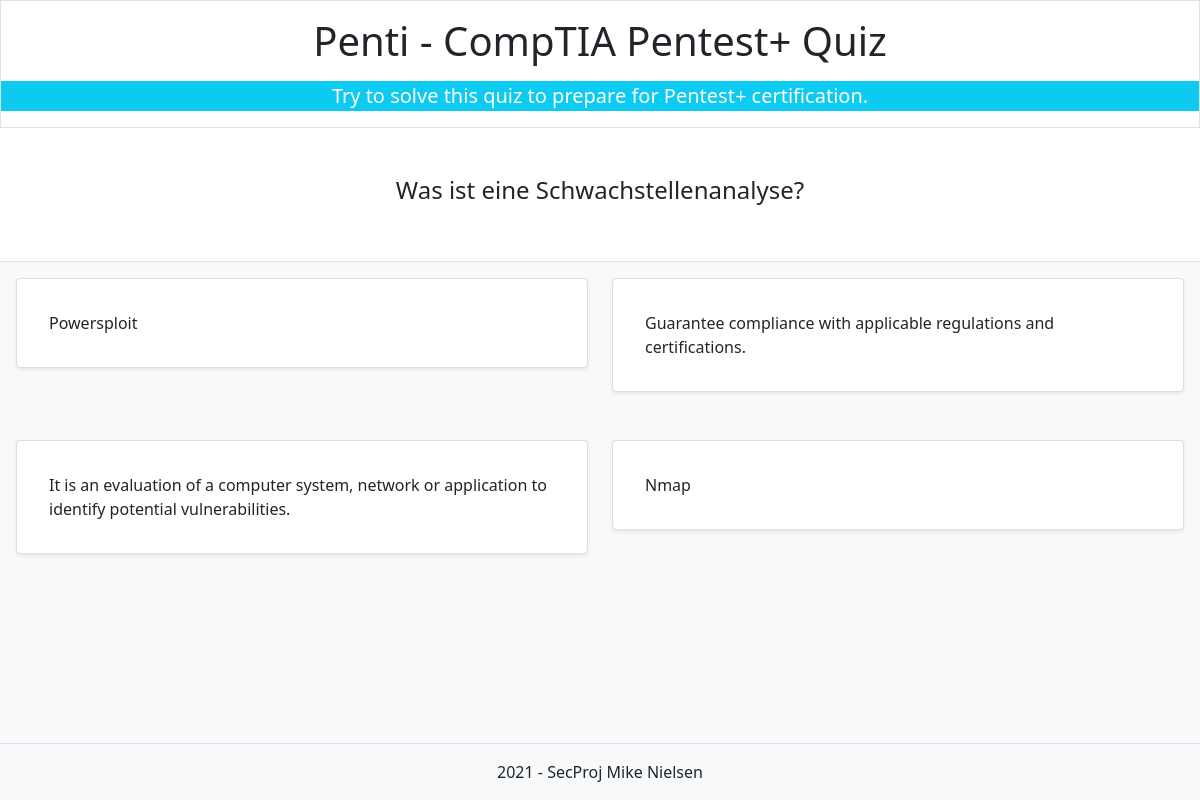
The page / on the database its author committed.
### tables this page shows
CREATE TABLE "catalog" (
	"id"	INTEGER,
	"category"	TEXT,
	"question"	TEXT,
	"answer"	TEXT
);

### app.py (the view)
@app.route('/')
def index():
    results = query_db("select id, question, answer from catalog ORDER BY RANDOM() LIMIT 4")
    question = results[0]['question']
    db_id = results[0]['id']
    answers = list()
    for entry in results:
        answers.append(entry['answer'])
    random.shuffle(answers)
    return render_template("index.html", id=db_id, question=question, answers=answers)

### app.py (called while the page is built)
def query_db(query, args=(), one=False):
    con = get_db()
    con.row_factory = dict_factory
    cur = con.execute(query, args)
    rv = cur.fetchall()
    cur.close()
    return (rv[0] if rv else None) if one else rv

def dict_factory(cursor, row):
    d = {}
    for idx, col in enumerate(cursor.description):
        d[col[0]] = row[idx]
    return d

@app.teardown_appcontext
def close_connection(exception):
    db = getattr(g, '_database', None)
    if db is not None:
        db.close()

def get_db():
    db = getattr(g, '_database', None)
    if db is None:
        db = g._database = sqlite3.connect(DATABASE)
    return db

### templates/index.html (shortened to what this page needs)
<!DOCTYPE html>
<html lang="en">
<head>
    <link href="{{ url_for('static', filename='bootstrap-5.1.3.min.css') }}" rel="stylesheet">
</head>
<body class="d-flex flex-column min-vh-100 bg-light">
    <header class="bg-white">
        <div class="w-100 container-fluid border bg-white p-0">
            <p class="align-self-center">
                <h1 class="text-center">Penti - CompTIA Pentest+ Quiz</h1>
            </p>
            <blockquote class="blockquote text-center bg-info w-100">
                <p class="mb-0 text-white">Try to solve this quiz to prepare for Pentest+ certification.</p>
            </blockquote>
        </div>
    </header>
    <content class="p-0 m-0">
        <div class="container-fluid m-t p-0 border-bottom bg-white">
            <h4 class="text-center p-5">{{ question }}</h4>
        </div>
        <div class="h-100 w-100 p-3 container-fluid bg-light">
          <div class="row align-items-start">
              <div class="col">
                  <a href=# id="check_answer0" class="text-reset text-decoration-none">
                      <div id="check_answer0_card" class="card shadow-sm p-3 mb-5 rounded check_answer0">
                          <div class="card-body">
                              <p id="check_answer0_text" class="card-text">{{ answers[0] }}</p>
                          </div>
                      </div>
                  </a>
              </div>
              <div class="col">
                  <a href=# id="check_answer1" class="text-reset text-decoration-none">
                      <div id="check_answer1_card" class="card shadow-sm p-3 mb-5 rounded check_answer1">
                          <div class="card-body">
                              <p id="check_answer1_text" class="card-text">{{ answers[1] }}</p>
                          </div>
                      </div>
                  </a>
              </div>
          </div>
            <div class="row align-items-start">
                <div class="col">
                    <a href=# id="check_answer2" class="text-reset text-decoration-none">
                        <div id="check_answer2_card" class="card shadow-sm p-3 mb-5 rounded check_answer2">
                            <div class="card-body">
                                <p id="check_answer2_text" class="card-text">{{ answers[2] }}</p>
                            </div>
                        </div>
                    </a>
              </div>
              <div class="col">
                  <a href=# id="check_answer3" class="text-reset text-decoration-none">
                    <div id="check_answer3_card" class="card shadow-sm p-3 mb-5 rounded check_answer3">
                      <div class="card-body">
                          <p id="check_answer3_text" class="card-text">{{ answers[3] }}</p>
                      </div>
                    </div>
                  </a>
              </div>
          </div>
        </div>
    </content>
    <footer class="footer mt-auto border-top bg-light">
      <div class="footer-copyright text-center py-3">
          2021 - SecProj Mike Nielsen
      </div>
    </footer>
</body>
</html>

### rows shown on the page
catalog: question "Was ist eine Schwachstellenanalyse?", answer "It is an evaluation of a computer system, network or application to identify potential vulnerabilities."
catalog: answer "Powersploit"
catalog: answer "Guarantee compliance with applicable regulations and certifications."
catalog: answer "Nmap"
